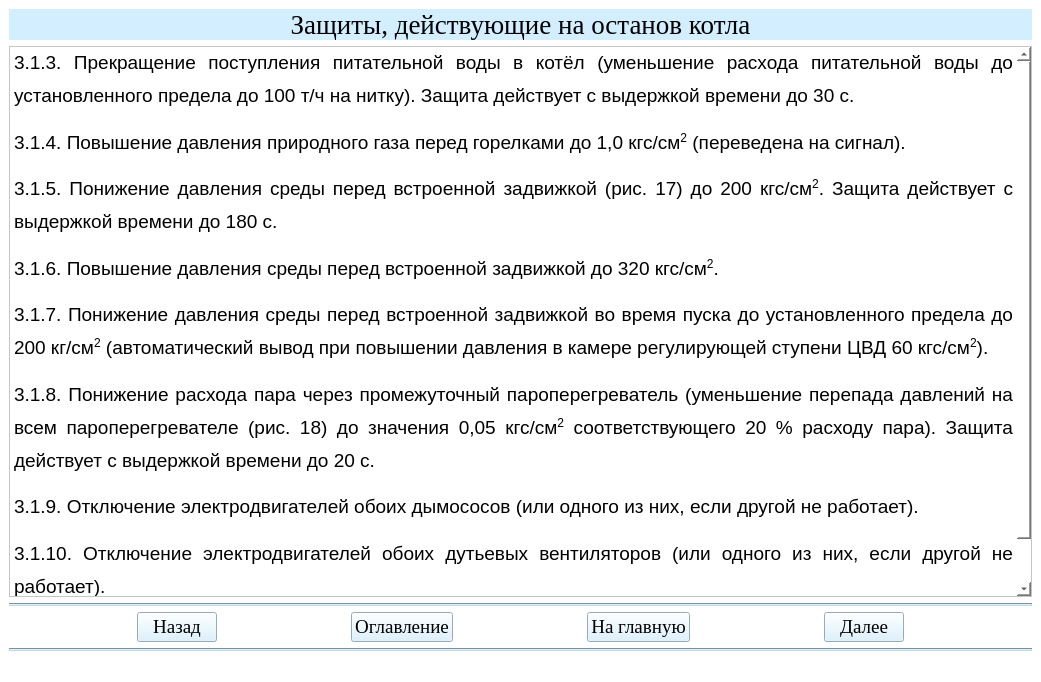
<?xml version="1.0" encoding="UTF-8"?>
<ui version="4.0">
 <class>Teoria26Window</class>
 <widget class="QMainWindow" name="Teoria26Window">
  <property name="geometry">
   <rect>
    <x>0</x>
    <y>0</y>
    <width>1041</width>
    <height>682</height>
   </rect>
  </property>
  <property name="windowTitle">
   <string>АУК</string>
  </property>
  <property name="styleSheet">
   <string notr="true">background-color: rgb(255, 255, 255);</string>
  </property>
  <widget class="QWidget" name="centralwidget">
   <layout class="QGridLayout" name="gridLayout">
    <item row="1" column="0">
     <widget class="QTextBrowser" name="textBrowser">
      <property name="html">
       <string>&lt;!DOCTYPE HTML PUBLIC &quot;-//W3C//DTD HTML 4.0//EN&quot; &quot;http://www.w3.org/TR/REC-html40/strict.dtd&quot;&gt;
&lt;html&gt;&lt;head&gt;&lt;meta name=&quot;qrichtext&quot; content=&quot;1&quot; /&gt;&lt;style type=&quot;text/css&quot;&gt;
p, li { white-space: pre-wrap; }
&lt;/style&gt;&lt;/head&gt;&lt;body style=&quot; font-family:'MS Shell Dlg 2'; font-size:8.25pt; font-weight:400; font-style:normal;&quot;&gt;
&lt;p align=&quot;justify&quot; style=&quot; margin-top:12px; margin-bottom:0px; margin-left:0px; margin-right:0px; -qt-block-indent:0; text-indent:0px; line-height:150%;&quot;&gt;&lt;span style=&quot; font-family:'Times New Roman,serif'; font-size:14pt;&quot;&gt;3.1.3. Прекращение поступления питательной воды в котёл (уменьшение расхода питательной воды до установленного предела до 100 т/ч на нитку). Защита действует с выдержкой времени до 30 с.&lt;/span&gt;&lt;span style=&quot; font-size:8pt;&quot;&gt; &lt;/span&gt;&lt;/p&gt;
&lt;p align=&quot;justify&quot; style=&quot; margin-top:12px; margin-bottom:0px; margin-left:0px; margin-right:0px; -qt-block-indent:0; text-indent:0px; line-height:150%;&quot;&gt;&lt;span style=&quot; font-family:'Times New Roman,serif'; font-size:14pt;&quot;&gt;3.1.4. Повышение давления природного газа перед горелками до 1,0 кгс/см&lt;/span&gt;&lt;span style=&quot; font-family:'Times New Roman,serif'; font-size:14pt; vertical-align:super;&quot;&gt;2&lt;/span&gt;&lt;span style=&quot; font-family:'Times New Roman,serif'; font-size:14pt;&quot;&gt; (переведена на сигнал).&lt;/span&gt;&lt;span style=&quot; font-size:8pt;&quot;&gt; &lt;/span&gt;&lt;/p&gt;
&lt;p align=&quot;justify&quot; style=&quot; margin-top:12px; margin-bottom:0px; margin-left:0px; margin-right:0px; -qt-block-indent:0; text-indent:0px; line-height:150%;&quot;&gt;&lt;span style=&quot; font-family:'Times New Roman,serif'; font-size:14pt;&quot;&gt;3.1.5. Понижение давления среды перед встроенной задвижкой (рис. 17) до 200 кгс/см&lt;/span&gt;&lt;span style=&quot; font-family:'Times New Roman,serif'; font-size:14pt; vertical-align:super;&quot;&gt;2&lt;/span&gt;&lt;span style=&quot; font-family:'Times New Roman,serif'; font-size:14pt;&quot;&gt;. Защита действует с выдержкой времени до 180 с.&lt;/span&gt;&lt;span style=&quot; font-size:8pt;&quot;&gt; &lt;/span&gt;&lt;/p&gt;
&lt;p align=&quot;justify&quot; style=&quot; margin-top:12px; margin-bottom:0px; margin-left:0px; margin-right:0px; -qt-block-indent:0; text-indent:0px; line-height:150%;&quot;&gt;&lt;span style=&quot; font-family:'Times New Roman,serif'; font-size:14pt;&quot;&gt;3.1.6. Повышение давления среды перед встроенной задвижкой до 320 кгс/см&lt;/span&gt;&lt;span style=&quot; font-family:'Times New Roman,serif'; font-size:14pt; vertical-align:super;&quot;&gt;2&lt;/span&gt;&lt;span style=&quot; font-family:'Times New Roman,serif'; font-size:14pt;&quot;&gt;.&lt;/span&gt;&lt;span style=&quot; font-size:8pt;&quot;&gt; &lt;/span&gt;&lt;/p&gt;
&lt;p align=&quot;justify&quot; style=&quot; margin-top:12px; margin-bottom:0px; margin-left:0px; margin-right:0px; -qt-block-indent:0; text-indent:0px; line-height:150%;&quot;&gt;&lt;span style=&quot; font-family:'Times New Roman,serif'; font-size:14pt;&quot;&gt;3.1.7. Понижение давления среды перед встроенной задвижкой во время пуска до установленного предела до 200 кг/см&lt;/span&gt;&lt;span style=&quot; font-family:'Times New Roman,serif'; font-size:14pt; vertical-align:super;&quot;&gt;2&lt;/span&gt;&lt;span style=&quot; font-family:'Times New Roman,serif'; font-size:14pt;&quot;&gt; (автоматический вывод при повышении давления в камере регулирующей ступени ЦВД 60 кгс/см&lt;/span&gt;&lt;span style=&quot; font-family:'Times New Roman,serif'; font-size:14pt; vertical-align:super;&quot;&gt;2&lt;/span&gt;&lt;span style=&quot; font-family:'Times New Roman,serif'; font-size:14pt;&quot;&gt;).&lt;/span&gt;&lt;span style=&quot; font-size:8pt;&quot;&gt; &lt;/span&gt;&lt;/p&gt;
&lt;p align=&quot;justify&quot; style=&quot; margin-top:12px; margin-bottom:0px; margin-left:0px; margin-right:0px; -qt-block-indent:0; text-indent:0px; line-height:150%;&quot;&gt;&lt;span style=&quot; font-family:'Times New Roman,serif'; font-size:14pt;&quot;&gt;3.1.8. Понижение расхода пара через промежуточный пароперегреватель (уменьшение перепада давлений на всем пароперегревателе (рис. 18) до значения 0,05 кгс/см&lt;/span&gt;&lt;span style=&quot; font-family:'Times New Roman,serif'; font-size:14pt; vertical-align:super;&quot;&gt;2&lt;/span&gt;&lt;span style=&quot; font-family:'Times New Roman,serif'; font-size:14pt;&quot;&gt; соответствующего 20 % расходу пара). Защита действует с выдержкой времени до 20 с.&lt;/span&gt;&lt;span style=&quot; font-size:8pt;&quot;&gt; &lt;/span&gt;&lt;/p&gt;
&lt;p align=&quot;justify&quot; style=&quot; margin-top:12px; margin-bottom:0px; margin-left:0px; margin-right:0px; -qt-block-indent:0; text-indent:0px; line-height:150%;&quot;&gt;&lt;span style=&quot; font-family:'Times New Roman,serif'; font-size:14pt;&quot;&gt;3.1.9. Отключение электродвигателей обоих дымососов (или одного из них, если другой не работает).&lt;/span&gt;&lt;span style=&quot; font-size:8pt;&quot;&gt; &lt;/span&gt;&lt;/p&gt;
&lt;p align=&quot;justify&quot; style=&quot; margin-top:12px; margin-bottom:0px; margin-left:0px; margin-right:0px; -qt-block-indent:0; text-indent:0px; line-height:150%;&quot;&gt;&lt;span style=&quot; font-family:'Times New Roman,serif'; font-size:14pt;&quot;&gt;3.1.10. Отключение электродвигателей обоих дутьевых вентиляторов (или одного из них, если другой не работает).&lt;/span&gt;&lt;span style=&quot; font-size:8pt;&quot;&gt; &lt;/span&gt;&lt;/p&gt;
&lt;p align=&quot;justify&quot; style=&quot;-qt-paragraph-type:empty; margin-top:12px; margin-bottom:0px; margin-left:0px; margin-right:0px; -qt-block-indent:0; text-indent:0px; line-height:150%;&quot;&gt;&lt;br /&gt;&lt;/p&gt;&lt;/body&gt;&lt;/html&gt;</string>
      </property>
     </widget>
    </item>
    <item row="0" column="0">
     <widget class="QLabel" name="label_3">
      <property name="font">
       <font>
        <family>Times New Roman</family>
        <pointsize>20</pointsize>
       </font>
      </property>
      <property name="styleSheet">
       <string notr="true">background-color: rgb(211, 239, 255);</string>
      </property>
      <property name="text">
       <string>Защиты, действующие на останов котла</string>
      </property>
      <property name="alignment">
       <set>Qt::AlignCenter</set>
      </property>
     </widget>
    </item>
    <item row="3" column="0">
     <layout class="QHBoxLayout" name="horizontalLayout">
      <item>
       <spacer name="horizontalSpacer_2">
        <property name="orientation">
         <enum>Qt::Horizontal</enum>
        </property>
        <property name="sizeHint" stdset="0">
         <size>
          <width>40</width>
          <height>20</height>
         </size>
        </property>
       </spacer>
      </item>
      <item>
       <widget class="QPushButton" name="btn_return26">
        <property name="sizePolicy">
         <sizepolicy hsizetype="Minimum" vsizetype="Fixed">
          <horstretch>0</horstretch>
          <verstretch>0</verstretch>
         </sizepolicy>
        </property>
        <property name="font">
         <font>
          <family>Times New Roman</family>
          <pointsize>14</pointsize>
          <weight>50</weight>
          <bold>false</bold>
         </font>
        </property>
        <property name="styleSheet">
         <string notr="true">background-color: rgb(211, 239, 255);
color: rgb(0, 0, 0);</string>
        </property>
        <property name="text">
         <string>Назад</string>
        </property>
       </widget>
      </item>
      <item>
       <spacer name="horizontalSpacer_5">
        <property name="orientation">
         <enum>Qt::Horizontal</enum>
        </property>
        <property name="sizeHint" stdset="0">
         <size>
          <width>40</width>
          <height>20</height>
         </size>
        </property>
       </spacer>
      </item>
      <item>
       <widget class="QPushButton" name="btn_oglavlenie26">
        <property name="font">
         <font>
          <family>Times New Roman</family>
          <pointsize>14</pointsize>
         </font>
        </property>
        <property name="styleSheet">
         <string notr="true">background-color: rgb(211, 239, 255);
color: rgb(0, 0, 0);</string>
        </property>
        <property name="text">
         <string>Оглавление</string>
        </property>
       </widget>
      </item>
      <item>
       <spacer name="horizontalSpacer">
        <property name="orientation">
         <enum>Qt::Horizontal</enum>
        </property>
        <property name="sizeHint" stdset="0">
         <size>
          <width>40</width>
          <height>20</height>
         </size>
        </property>
       </spacer>
      </item>
      <item>
       <widget class="QPushButton" name="btn_glavnaya26">
        <property name="font">
         <font>
          <family>Times New Roman</family>
          <pointsize>14</pointsize>
          <weight>50</weight>
          <bold>false</bold>
         </font>
        </property>
        <property name="styleSheet">
         <string notr="true">background-color: rgb(211, 239, 255);
color: rgb(0, 0, 0);</string>
        </property>
        <property name="text">
         <string>На главную</string>
        </property>
       </widget>
      </item>
      <item>
       <spacer name="horizontalSpacer_3">
        <property name="orientation">
         <enum>Qt::Horizontal</enum>
        </property>
        <property name="sizeHint" stdset="0">
         <size>
          <width>40</width>
          <height>20</height>
         </size>
        </property>
       </spacer>
      </item>
      <item>
       <widget class="QPushButton" name="btn_dalee26">
        <property name="font">
         <font>
          <family>Times New Roman</family>
          <pointsize>14</pointsize>
          <weight>50</weight>
          <bold>false</bold>
         </font>
        </property>
        <property name="styleSheet">
         <string notr="true">background-color: rgb(211, 239, 255);
color: rgb(0, 0, 0);</string>
        </property>
        <property name="text">
         <string>Далее</string>
        </property>
       </widget>
      </item>
      <item>
       <spacer name="horizontalSpacer_4">
        <property name="orientation">
         <enum>Qt::Horizontal</enum>
        </property>
        <property name="sizeHint" stdset="0">
         <size>
          <width>40</width>
          <height>20</height>
         </size>
        </property>
       </spacer>
      </item>
     </layout>
    </item>
    <item row="2" column="0">
     <widget class="Line" name="line">
      <property name="styleSheet">
       <string notr="true">background-color: rgb(191, 216, 230);</string>
      </property>
      <property name="orientation">
       <enum>Qt::Horizontal</enum>
      </property>
     </widget>
    </item>
    <item row="4" column="0">
     <widget class="Line" name="line_2">
      <property name="styleSheet">
       <string notr="true">background-color: rgb(191, 216, 230);</string>
      </property>
      <property name="orientation">
       <enum>Qt::Horizontal</enum>
      </property>
     </widget>
    </item>
   </layout>
  </widget>
  <widget class="QStatusBar" name="statusbar"/>
 </widget>
 <resources/>
 <connections/>
</ui>
